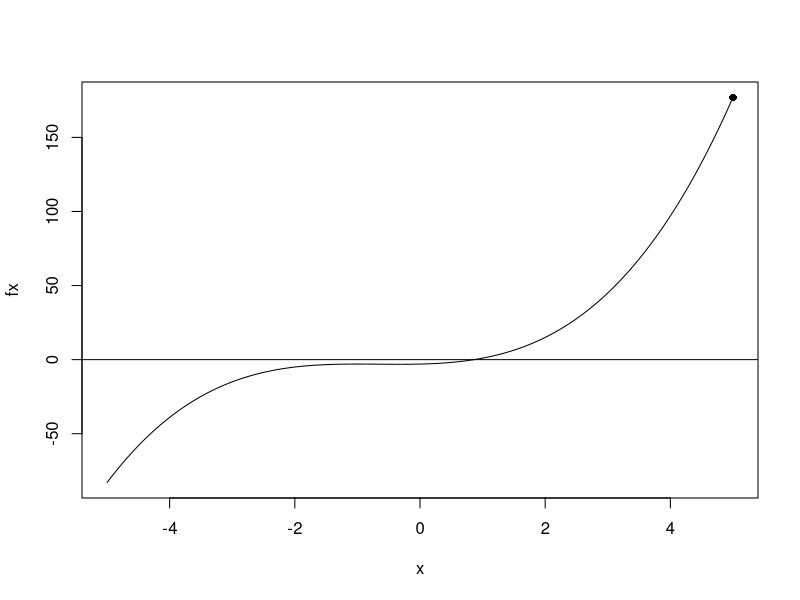
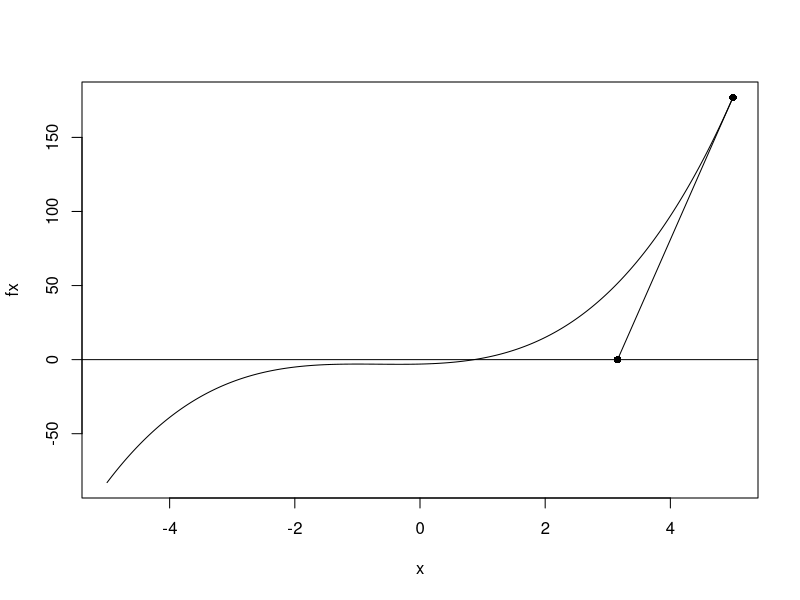
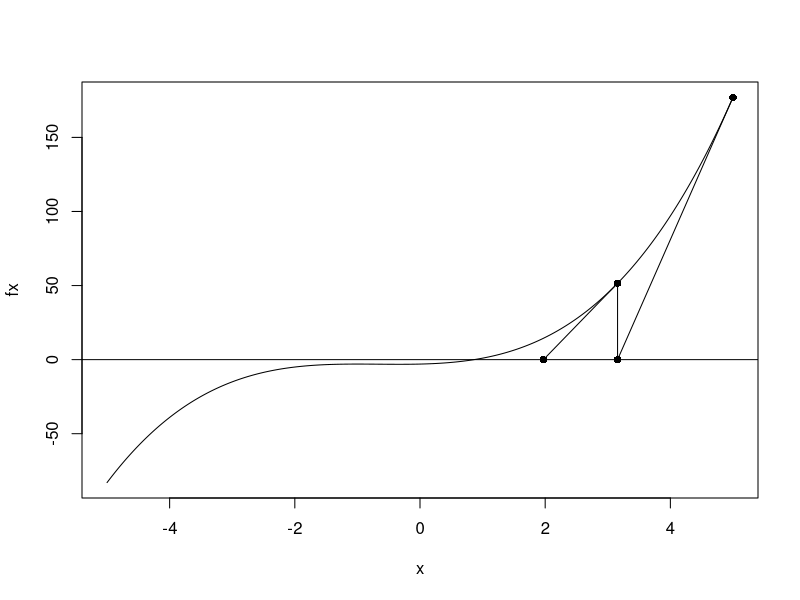
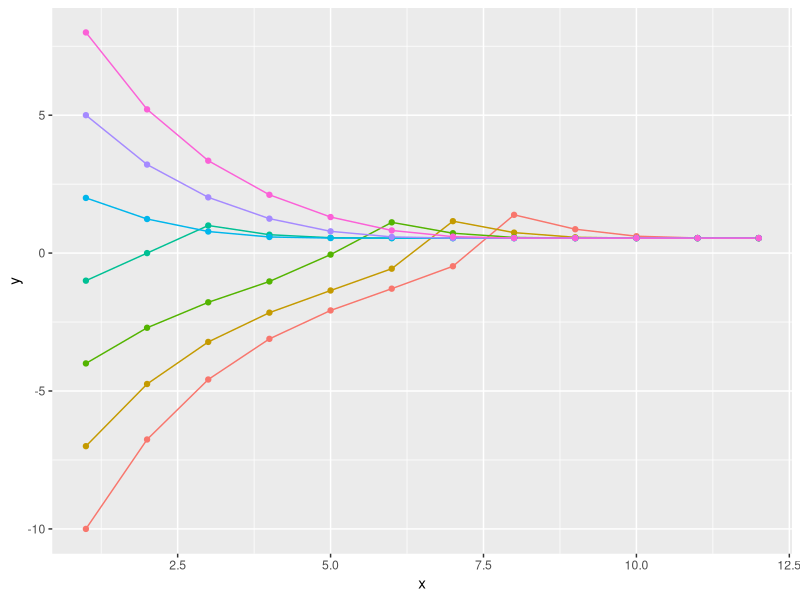
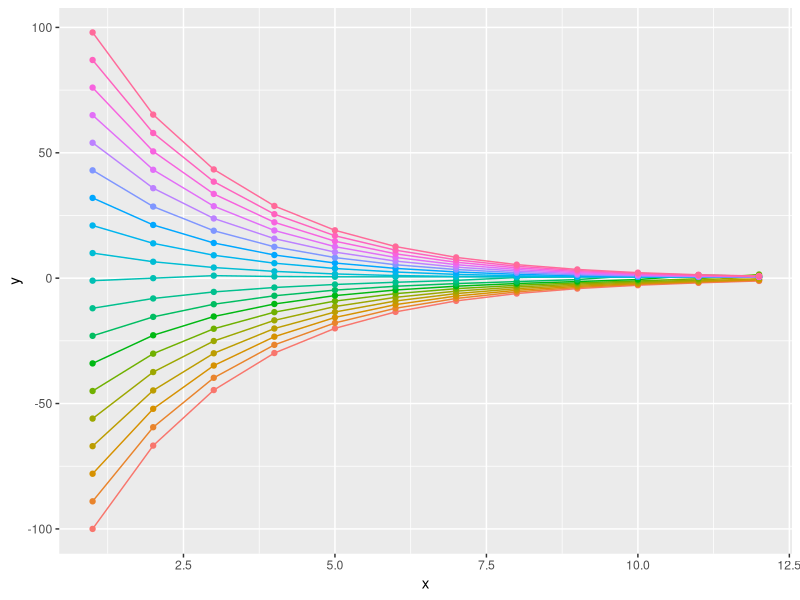
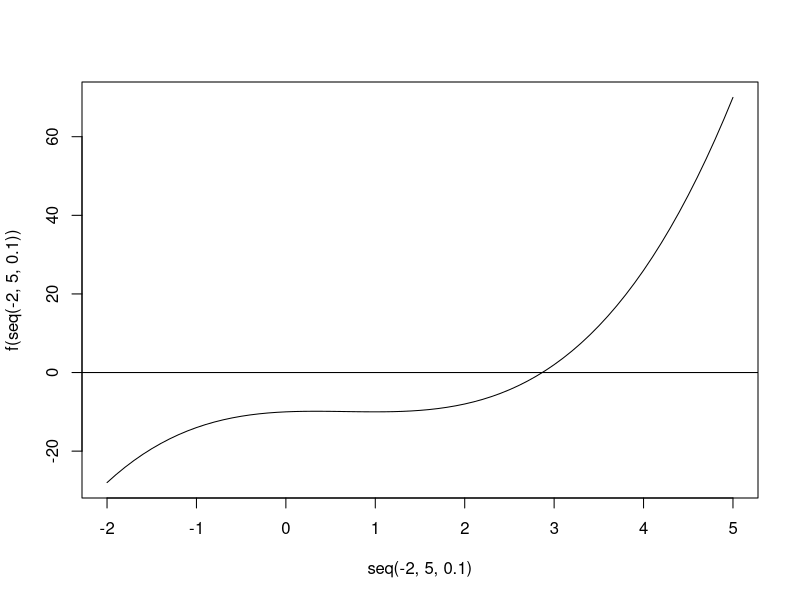

Generate these figures, in order, with R:
## ---- chunk 1
#| echo: false
ftn <- function(x){
  fx <- x^3 + 2*x^2 + x - 3
  dfx <- 3*x^2 + 4*x + 1
  return(c(fx,dfx))
}
x <- c(-500:500)/100
fx <- x^3 + 2*x^2 + x - 3
plot(x,fx,type="l")
abline(h=0)
x<-c()
x[1] <- 5
points(x[1],ftn(x[1])[1],pch=16)

## ---- chunk 2
#| echo: false
ftn <- function(x){
  fx <- x^3 + 2*x^2 + x - 3
  dfx <- 3*x^2 + 4*x + 1
  return(c(fx,dfx))
}
x <- c(-500:500)/100
fx <- x^3 + 2*x^2 + x - 3
plot(x,fx,type="l")
abline(h=0)
x<-c()
x[1] <- 5
points(x[1],ftn(x[1])[1],pch=16)
x[2] <- x[1] - ftn(x[1])[1]/ftn(x[1])[2]
points(c(x[1],x[2]),c(ftn(x[1])[1],0),type="l")
points(c(x[1],x[2]),c(ftn(x[1])[1],0),pch=16)

## ---- chunk 3
#| echo: false
ftn <- function(x){
  fx <- x^3 + 2*x^2 + x - 3
  dfx <- 3*x^2 + 4*x + 1
  return(c(fx,dfx))
}
x <- c(-500:500)/100
fx <- x^3 + 2*x^2 + x - 3
plot(x,fx,type="l")
abline(h=0)
x<-c()
x[1] <- 5
points(x[1],ftn(x[1])[1],pch=16)
x[2] <- x[1] - ftn(x[1])[1]/ftn(x[1])[2]
points(c(x[1],x[2]),c(ftn(x[1])[1],0),type="l")
points(c(x[1],x[2]),c(ftn(x[1])[1],0),pch=16)
x[3] <- x[2] - ftn(x[2])[1]/ftn(x[2])[2]
points(c(x[2],x[2]),c(ftn(x[2])[1],0),type="l")
points(c(x[2],x[3]),c(ftn(x[2])[1],0),type="l")
points(c(x[2],x[3]),c(ftn(x[2])[1],0),pch=16)
## ---- chunk 4
f <- function(x){x^3 + x^2 + x - 1}
fprime <- function(x){3*x^2 + 2*x + 1}  

xvec <- c()
#Initialize vector
xvec[1] <- 0

for (i in 2:10){
xvec[i] <- xvec[i-1] - f(xvec[i-1])/fprime(xvec[i-1])
}
xvec
## ---- chunk 5
#| echo: false
niter <- 12
d <- data.frame()
for (q in seq(-10,10,3)){
xvec <- c()
#Initialize vector
xvec[1] <- q

for (i in 2:niter){
xvec[i] <- xvec[i-1] - f(xvec[i-1])/fprime(xvec[i-1])
}
d <- rbind(d,data.frame(x = 1:niter,y = xvec, q = q))
}
library(tidyverse)

ggplot(aes(x = x, y = y, color = factor(q)), data = d) + geom_path(show.legend = FALSE) + geom_point(show.legend = FALSE) 

## ---- chunk 6
#| echo: false
niter <- 12
d <- data.frame()
for (q in seq(-100,100,11)){
xvec <- c()
#Initialize vector
xvec[1] <- q

for (i in 2:niter){
xvec[i] <- xvec[i-1] - f(xvec[i-1])/fprime(xvec[i-1])
}
d <- rbind(d,data.frame(x = 1:niter,y = xvec, q = q))
}
library(tidyverse)

ggplot(aes(x = x, y = y, color = factor(q)), data = d) + geom_path(show.legend = FALSE) + geom_point(show.legend = FALSE) 

## ---- chunk 7
#| echo: false
f <- function(x){
  out <- x^3 - 2*x^2 + x - 10
  return(out)
}

plot(seq(-2,5,.1),f(seq(-2,5,.1)),type = "l")
abline(h = 0)
## ---- chunk 8
f <- function(x){
  out <- x^3 - 2*x^2 + x - 10
  return(out)
}
uniroot(f, c(-10,10))
## ---- chunk 9
#find the roots of this function f
f <- function(x){
  out <- (x-2)*(x-5)*(x+38)*(x-7)
  return(out)
}
#The Secant method!!!
secant <- function(f, x0 = c(0,1), max.iter = 100, tol = 0.00001){
  
  x <- x0
  n <- 2
  eps <- 1000
  while (n < max.iter & eps > tol) {
    
    x[n + 1] <- x[n] - f(x[n]) * ((x[n] - x[n - 1]) / (f(x[n]) - f(x[n - 1])))
    
    eps <- abs(f(x[n+1]))
    n <- n + 1
    
  }
  
return(x)  
  
}


secant(f)
secant(f,x0 = c(-40,-30))
greg <- secant(f,x0 = c(-4000,3000))
secant(f,x0 = c(10,11))







## ---- chunk 10
library(nloptr)
bobyqa
